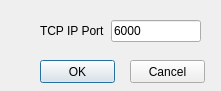
<?xml version="1.0" encoding="UTF-8"?>
<ui version="4.0">
 <class>RemoteControl</class>
 <widget class="QDialog" name="RemoteControl">
  <property name="geometry">
   <rect>
    <x>0</x>
    <y>0</y>
    <width>221</width>
    <height>91</height>
   </rect>
  </property>
  <property name="windowTitle">
   <string>Remote Control</string>
  </property>
  <widget class="QPushButton" name="btnOk">
   <property name="geometry">
    <rect>
     <x>40</x>
     <y>60</y>
     <width>75</width>
     <height>23</height>
    </rect>
   </property>
   <property name="text">
    <string>OK</string>
   </property>
  </widget>
  <widget class="QPushButton" name="btnCancel">
   <property name="geometry">
    <rect>
     <x>130</x>
     <y>60</y>
     <width>75</width>
     <height>23</height>
    </rect>
   </property>
   <property name="text">
    <string>Cancel</string>
   </property>
  </widget>
  <widget class="QWidget" name="layoutWidget">
   <property name="geometry">
    <rect>
     <x>40</x>
     <y>20</y>
     <width>161</width>
     <height>22</height>
    </rect>
   </property>
   <layout class="QFormLayout" name="formLayout">
    <item row="0" column="0">
     <widget class="QLabel" name="label">
      <property name="text">
       <string>TCP IP Port</string>
      </property>
     </widget>
    </item>
    <item row="0" column="1">
     <widget class="QLineEdit" name="port">
      <property name="inputMethodHints">
       <set>Qt::ImhDigitsOnly</set>
      </property>
      <property name="text">
       <string>6000</string>
      </property>
     </widget>
    </item>
   </layout>
  </widget>
 </widget>
 <resources/>
 <connections>
  <connection>
   <sender>btnCancel</sender>
   <signal>clicked()</signal>
   <receiver>RemoteControl</receiver>
   <slot>reject()</slot>
   <hints>
    <hint type="sourcelabel">
     <x>176</x>
     <y>70</y>
    </hint>
    <hint type="destinationlabel">
     <x>171</x>
     <y>51</y>
    </hint>
   </hints>
  </connection>
 </connections>
</ui>
